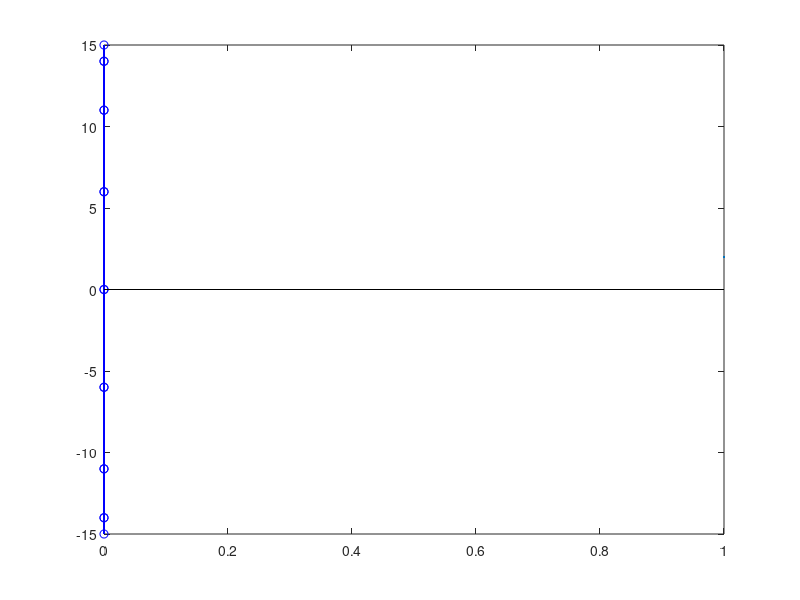

The MATLAB source for this figure: (Note: this script raises an error after producing the figure.)
% Create sin and cos Template for _MHz signal
F1 = 3*10^6;     % 3MHz signal
%F1 = 2*10^6;     % 2MHz signal
%F1 = 2.5*10^6;   % 2.5MHz signal
%F1 = 1.5*10^6;   % 1.5MHz signal
%F1 = 1*10^6;     % 1MHz signal

%F1 = 3.5*10^6;   % 1.5MHz signal
%F1 = 4*10^6;   % 1.5MHz signal
%F1 = 1.6*10^6;   % 1.6MHz signal
%F1 = 1.75*10^6;  % 1.75MHz signal
%F1 = 4*10^6;     % 2MHz signal

% Magnitude
Magnitude = 15; % +-15
%Magnitude = 1023; % +-1000

% 1 = 802.15.4
% 2 = BLE
MODE = 2;
%---------------------------------------------------%
% Data rate
fs1 = 128*10^6; % 16MHz Clock (sampling frequency)
dt1 = 1/fs1;    % seconds per sample

if (MODE == 1) StopTime1 = 0.45e-6;  % need 8 samples for 802.15.4
else StopTime1 = 0.95e-6; end       % need 16 samples for BLE

t1 = (0:dt1:StopTime1)'; 
% For ploting
data1 = Magnitude*cos(2*pi*F1*t1); 
data2 = Magnitude*sin(2*pi*F1*t1);

%---------------------------------------------------%
% Sample rate
F2 = 16*10^6;   % 16MHz
t2 = (0:1/F2:StopTime1);
%---------------------------------------------------%
Template1 = zeros(1,length(t2),'double')';
Template2 = zeros(1,length(t2),'double')';

i = 1;
for t = t2
    Template1(i) = round(Magnitude*cos(2*pi*F1*t)); 
    Template2(i) = round(Magnitude*sin(2*pi*F1*t)); 
    i = i + 1;
end    
% clear figure
clf
% Plot cosine
plot(t1,data1,Color="b",LineWidth = 2);
hold on;
stem(t2,Template1,Color="b");
title("2MHz Cos", "FontSize",28, LineWidth = 2);
%hold on;
% Plot sine
plot(t1,data2,Color="r");
hold on;
stem(t2,Template2,Color="r");
%hold on;


% Verilog text
% Note: need to change the Template name "Template_Cos'XX'MHz"
for i = 1:length(Template1)
    % check if negative
    if Template1(i) < 0 
        VerilogCosTemplate(i,1) = "assign Template_Cos3MHz["+(i-1)+"] = -11'd"+(abs(Template1(i)))+";";
    else
        VerilogCosTemplate(i,1) = "assign Template_Cos3MHz["+(i-1)+"] = 11'd"+Template1(i)+";";
    end
    % check if negative
    if Template2(i) < 0 
        VerilogSinTemplate(i,1) = "assign Template_Sin3MHz["+(i-1)+"] = -11'd"+(abs(Template2(i)))+";";
    else
        VerilogSinTemplate(i,1) = "assign Template_Sin3MHz["+(i-1)+"] = 11'd"+Template2(i)+";";
    end
end

% MATLAB text
for i = 1:length(Template1)
    if i == 1
        MATLABCosTemplate = Template1(i);
        MATLABSinTemplate = Template2(i);
    else
        MATLABCosTemplate = MATLABCosTemplate + ";" + Template1(i);
        MATLABSinTemplate = MATLABSinTemplate + ";" + Template2(i);
    end
end



